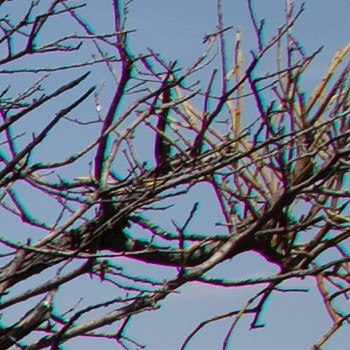
#> input picture data/input/CA1.jpg, 350 x 350 px
$ python -i scratch_removal.py   (imports and definitions only)
#> lines starting #> are read from the running program, lines starting #| are printed output that depends on the picture; after the words box and inside, x2 and y2 are one past the last pixel; in counts of white or black regions, pixels touching at a corner belong together
import numpy as np
import cv2 as cv

from core.utils.morphology import dilation, erosion, opening, closing, top_hat
from core.restoration.inpainting import inpaint_region

def scratch_detection(img):

    # Top Hat
    ridges = top_hat(img, 5, 5, 'grayscale')
    mask = cv.normalize(ridges, None, 0, 255, cv.NORM_MINMAX)

    # Thresholding
    mask = dilation(mask, 7, 7, 'grayscale')
    _, mask = cv.threshold(mask, 100, 255, cv.THRESH_BINARY)

    # Closing
    mask = closing(mask, 21, 21)

    # Final Dilation
    mask = dilation(mask, 5, 5)
    return mask


def scratch_detection_faster(img):

    kernel = cv.getStructuringElement(cv.MORPH_RECT, (5, 5))
    ridges = cv.morphologyEx(img, cv.MORPH_TOPHAT, kernel)
    mask = cv.normalize(ridges, None, 0, 255, cv.NORM_MINMAX)

    mask = cv.dilate(mask, np.ones((7, 7), np.uint8))
    _, mask = cv.threshold(mask, 100, 255, cv.THRESH_BINARY)

    kernel = cv.getStructuringElement(cv.MORPH_RECT, (21, 21))
    mask = cv.morphologyEx(mask, cv.MORPH_CLOSE, kernel)

    mask = cv.dilate(mask, np.ones((5, 5), np.uint8))
    return mask


def scratch_removal(img):
    mask = cv.cvtColor(img, cv.COLOR_BGR2GRAY)

    mask = scratch_detection_faster(mask)

    result = cv.inpaint(img, mask, 3, cv.INPAINT_TELEA)
    # result = inpaint_region(img,mask,3)
    return result

>>> import cv2
>>> picture = cv2.imread('../../data/input/CA1.jpg')
#> picture is the input picture: shape (350, 350, 3); mean B, G, R 133.3, 116.5, 107.8
>>> result = scratch_removal(picture)
#> in scratch_removal, `mask = cv.cvtColor(img, cv.COLOR_BGR2GRAY)`:
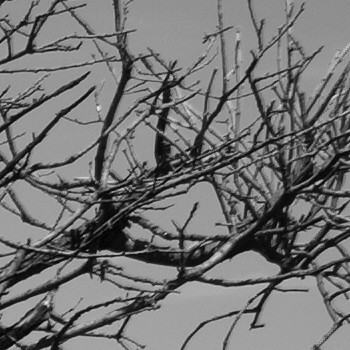
#> mask: shape (350, 350); min 0, max 236, mean 115.8
#> in scratch_detection_faster, `ridges = cv.morphologyEx(img, cv.MORPH_TOPHAT, kernel)`:
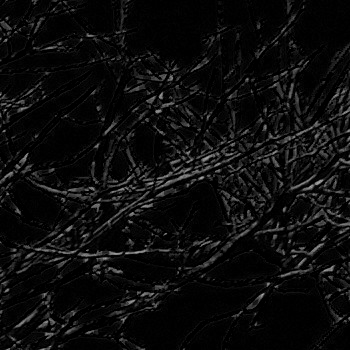
#> ridges: shape (350, 350); min 0, max 171, mean 12.5
#> in scratch_detection_faster, `mask = cv.dilate(mask, np.ones((7, 7), np.uint8))`:
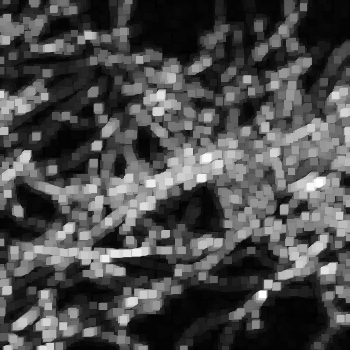
#> mask: shape (350, 350); min 0, max 255, mean 74.5
#> in scratch_detection_faster, `_, mask = cv.threshold(mask, 100, 255, cv.THRESH_BINARY)`:
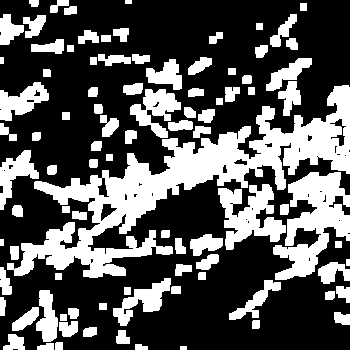
#> mask: shape (350, 350); 33.9% white; 93 white regions, largest, box (x1, y1, x2, y2) and area: (7, 85, 350, 278) 16678, (273, 172, 350, 280) 4215, (218, 184, 286, 250) 2368
#> in scratch_detection_faster, `mask = cv.morphologyEx(mask, cv.MORPH_CLOSE, kernel)`:
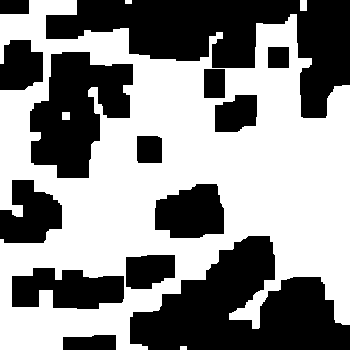
#> mask: shape (350, 350); 54.9% white; 14 black regions, largest, box (x1, y1, x2, y2) and area: (46, 0, 350, 118) 16016, (130, 236, 350, 350) 14659, (30, 52, 133, 178) 8099
#> in scratch_detection_faster, `mask = cv.dilate(mask, np.ones((5, 5), np.uint8))`:
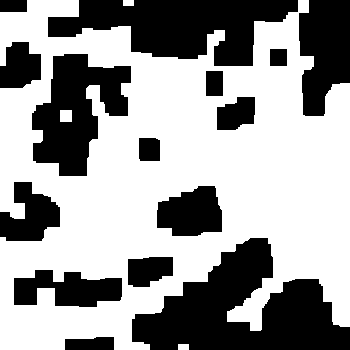
#> mask: shape (350, 350); 61% white; 15 black regions, largest, box (x1, y1, x2, y2) and area: (132, 238, 350, 350) 13351, (48, 0, 298, 66) 9828, (32, 54, 131, 176) 6871
#> in scratch_removal, `result = cv.inpaint(img, mask, 3, cv.INPAINT_TELEA)`:
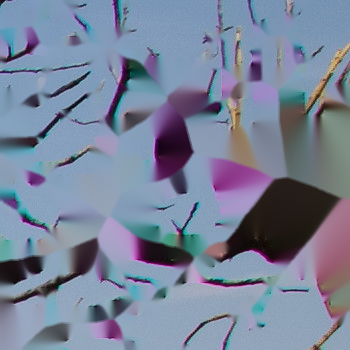
#> result: shape (350, 350, 3); mean B, G, R 153.8, 131.3, 120.2

$ run again, on data/input/CA2.jpg
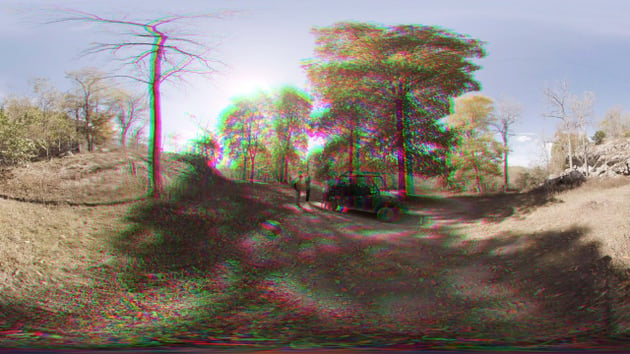
#> input picture data/input/CA2.jpg, 630 x 354 px
#> picture is the input picture: shape (354, 630, 3); mean B, G, R 118.2, 124.9, 134.3
#> in scratch_detection_faster, `_, mask = cv.threshold(mask, 100, 255, cv.THRESH_BINARY)`:
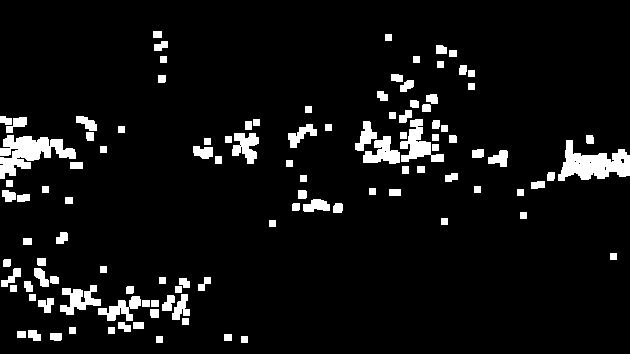
#> mask: shape (354, 630); 6.7% white; 110 white regions, largest, box (x1, y1, x2, y2) and area: (0, 135, 76, 179) 1658, (558, 140, 630, 181) 1631, (400, 119, 444, 162) 824
#> in scratch_removal, `result = cv.inpaint(img, mask, 3, cv.INPAINT_TELEA)`:
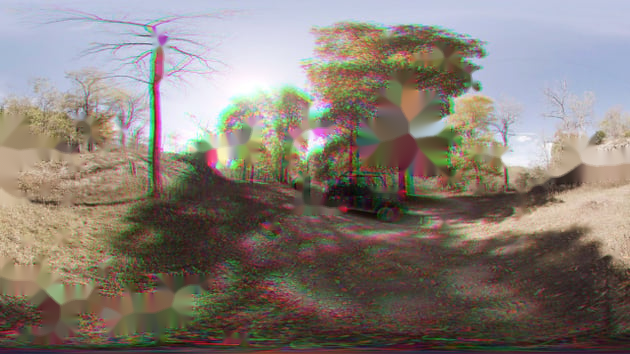
#> result: shape (354, 630, 3); mean B, G, R 118.6, 125.8, 135.2

$ run again, on data/input/CA4.jpg
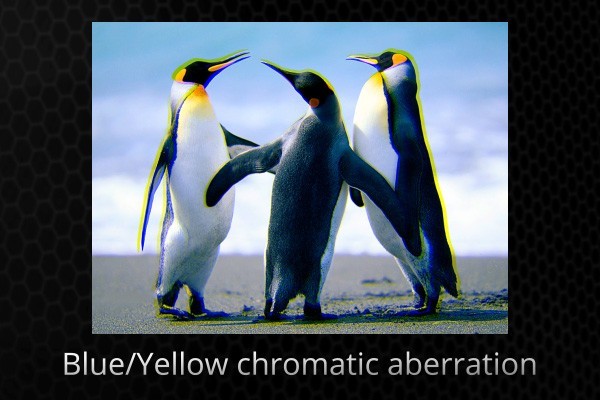
#> input picture data/input/CA4.jpg, 600 x 400 px
#> picture is the input picture: shape (400, 600, 3); mean B, G, R 96, 85.9, 75.1
#> in scratch_detection_faster, `_, mask = cv.threshold(mask, 100, 255, cv.THRESH_BINARY)`:
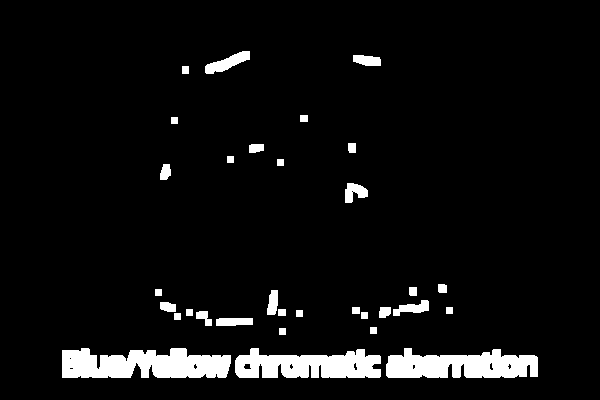
#> mask: shape (400, 600); 5.9% white; 32 white regions, largest, box (x1, y1, x2, y2) and area: (62, 348, 231, 378) 3982, (386, 348, 538, 378) 3368, (235, 348, 381, 378) 3218
#> in scratch_removal, `result = cv.inpaint(img, mask, 3, cv.INPAINT_TELEA)`:
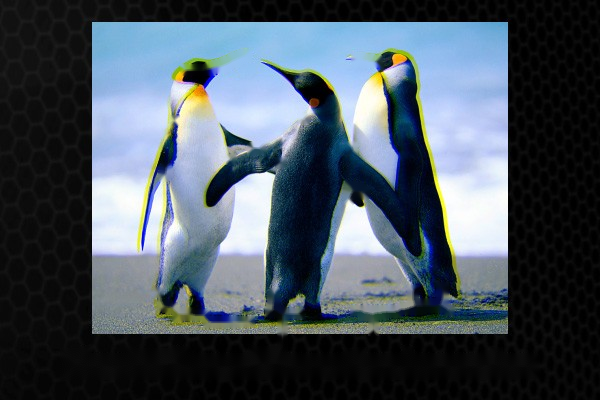
#> result: shape (400, 600, 3); mean B, G, R 94, 84, 73.1

$ run again, on data/input/CA5.jpg
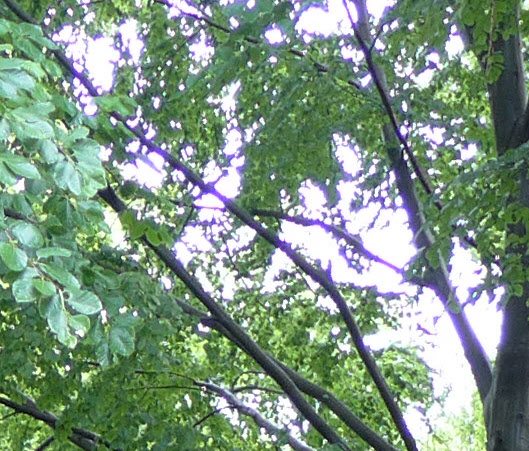
#> input picture data/input/CA5.jpg, 529 x 451 px
#> picture is the input picture: shape (451, 529, 3); mean B, G, R 131.6, 149.6, 126.7
#> in scratch_removal, `result = cv.inpaint(img, mask, 3, cv.INPAINT_TELEA)`:
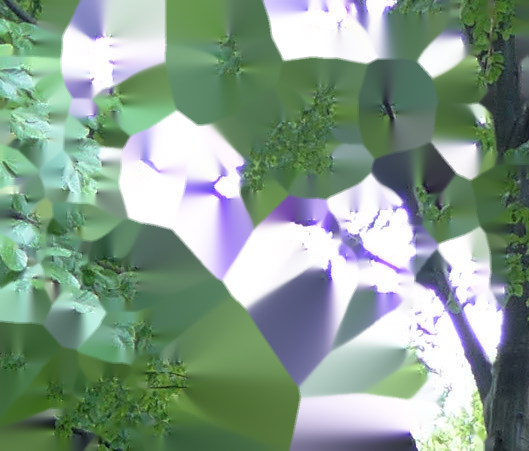
#> result: shape (451, 529, 3); mean B, G, R 140.6, 156.7, 133.8
